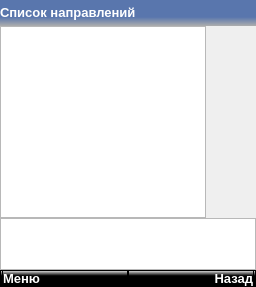
      <widget class="QWidget" name="direction_list_page">
       <layout class="QVBoxLayout" name="verticalLayout_14">
        <property name="spacing">
         <number>0</number>
        </property>
        <property name="sizeConstraint">
         <enum>QLayout::SetMaximumSize</enum>
        </property>
        <property name="leftMargin">
         <number>0</number>
        </property>
        <property name="topMargin">
         <number>0</number>
        </property>
        <property name="rightMargin">
         <number>0</number>
        </property>
        <property name="bottomMargin">
         <number>0</number>
        </property>
        <item>
         <layout class="QVBoxLayout" name="verticalLayout_24">
          <property name="spacing">
           <number>0</number>
          </property>
          <item>
           <widget class="QWidget" name="horizontalWidget" native="true">
            <property name="styleSheet">
             <string notr="true">background: qlineargradient(spread:pad, x1:0, y1:0, x2:0, y2:1, stop:0.659091 rgba(89, 118, 173, 255), stop:1 rgba(173, 173, 173, 255));</string>
            </property>
            <layout class="QHBoxLayout" name="horizontalLayout_28">
             <property name="spacing">
              <number>0</number>
             </property>
             <property name="leftMargin">
              <number>0</number>
             </property>
             <property name="topMargin">
              <number>1</number>
             </property>
             <property name="rightMargin">
              <number>0</number>
             </property>
             <property name="bottomMargin">
              <number>1</number>
             </property>
             <item>
              <widget class="QLabel" name="label_9">
               <property name="sizePolicy">
                <sizepolicy hsizetype="Preferred" vsizetype="Fixed">
                 <horstretch>0</horstretch>
                 <verstretch>0</verstretch>
                </sizepolicy>
               </property>
               <property name="sizeIncrement">
                <size>
                 <width>0</width>
                 <height>0</height>
                </size>
               </property>
               <property name="baseSize">
                <size>
                 <width>0</width>
                 <height>0</height>
                </size>
               </property>
               <property name="font">
                <font>
                 <pointsize>10</pointsize>
                 <weight>75</weight>
                 <bold>true</bold>
                </font>
               </property>
               <property name="styleSheet">
                <string notr="true">color: rgb(255, 255, 255);
background: none;</string>
               </property>
               <property name="text">
                <string>Список направлений</string>
               </property>
               <property name="scaledContents">
                <bool>false</bool>
               </property>
              </widget>
             </item>
             <item>
              <widget class="QLabel" name="bat_6">
               <property name="sizePolicy">
                <sizepolicy hsizetype="Fixed" vsizetype="Fixed">
                 <horstretch>0</horstretch>
                 <verstretch>0</verstretch>
                </sizepolicy>
               </property>
               <property name="minimumSize">
                <size>
                 <width>24</width>
                 <height>24</height>
                </size>
               </property>
               <property name="maximumSize">
                <size>
                 <width>24</width>
                 <height>24</height>
                </size>
               </property>
               <property name="layoutDirection">
                <enum>Qt::LeftToRight</enum>
               </property>
               <property name="styleSheet">
                <string notr="true">border-image: url(:/resources/battery64.png);
background: none;</string>
               </property>
               <property name="text">
                <string/>
               </property>
               <property name="alignment">
                <set>Qt::AlignRight|Qt::AlignTrailing|Qt::AlignVCenter</set>
               </property>
               <property name="margin">
                <number>0</number>
               </property>
              </widget>
             </item>
            </layout>
           </widget>
          </item>
          <item>
           <widget class="QListWidget" name="direction_list">
            <property name="sizePolicy">
             <sizepolicy hsizetype="Expanding" vsizetype="Expanding">
              <horstretch>0</horstretch>
              <verstretch>0</verstretch>
             </sizepolicy>
            </property>
            <property name="minimumSize">
             <size>
              <width>0</width>
              <height>0</height>
             </size>
            </property>
            <property name="maximumSize">
             <size>
              <width>206</width>
              <height>16777215</height>
             </size>
            </property>
            <property name="font">
             <font>
              <weight>75</weight>
              <bold>true</bold>
             </font>
            </property>
            <property name="styleSheet">
             <string notr="true">QListView {
    show-decoration-selected: 1; /* make the selection span the entire width of the view */
}

QListView::item:selected:!active {
    background: qlineargradient(x1: 0, y1: 0, x2: 0, y2: 1,
                                stop: 0 #385282, stop: 1 #7597D9);
	color: #FFFFFF;
}
</string>
            </property>
           </widget>
          </item>
          <item>
           <widget class="QWidget" name="direction_popup_menu" native="true">
            <property name="minimumSize">
             <size>
              <width>0</width>
              <height>0</height>
             </size>
            </property>
            <layout class="QVBoxLayout" name="verticalLayout_13">
             <property name="spacing">
              <number>0</number>
             </property>
             <property name="leftMargin">
              <number>0</number>
             </property>
             <property name="topMargin">
              <number>0</number>
             </property>
             <property name="rightMargin">
              <number>0</number>
             </property>
             <property name="bottomMargin">
              <number>0</number>
             </property>
             <item>
              <widget class="QListWidget" name="direction_popup_menu_list">
               <property name="sizePolicy">
                <sizepolicy hsizetype="Expanding" vsizetype="Maximum">
                 <horstretch>0</horstretch>
                 <verstretch>0</verstretch>
                </sizepolicy>
               </property>
               <property name="maximumSize">
                <size>
                 <width>16777215</width>
                 <height>52</height>
                </size>
               </property>
               <property name="styleSheet">
                <string notr="true">QListView {
    show-decoration-selected: 1; /* make the selection span the entire width of the view */
}

QListView::item:selected:!active {
    background: qlineargradient(x1: 0, y1: 0, x2: 0, y2: 1,
                                stop: 0 #385282, stop: 1 #7597D9);
	color: #FFFFFF;
}
</string>
               </property>
              </widget>
             </item>
            </layout>
           </widget>
          </item>
          <item>
           <widget class="QWidget" name="horizontalWidget_8" native="true">
            <property name="sizePolicy">
             <sizepolicy hsizetype="Preferred" vsizetype="Fixed">
              <horstretch>0</horstretch>
              <verstretch>0</verstretch>
             </sizepolicy>
            </property>
            <property name="styleSheet">
             <string notr="true">QWidget {
		background: qlineargradient(spread:pad, x1:0, y1:1, x2:0, y2:0, stop:0.659091 rgba(0, 0, 0, 255), stop:1 rgba(255, 255, 255, 255));
border: 1px solid black;
}
QLabel {
	color: rgb(255, 255, 255)
}</string>
            </property>
            <layout class="QHBoxLayout" name="horizontalLayout_7">
             <property name="spacing">
              <number>0</number>
             </property>
             <property name="leftMargin">
              <number>2</number>
             </property>
             <property name="topMargin">
              <number>0</number>
             </property>
             <property name="rightMargin">
              <number>2</number>
             </property>
             <property name="bottomMargin">
              <number>0</number>
             </property>
             <item>
              <widget class="QPushButton" name="direction_list_left">
               <property name="font">
                <font>
                 <pointsize>10</pointsize>
                 <weight>75</weight>
                 <bold>true</bold>
                </font>
               </property>
               <property name="styleSheet">
                <string notr="true">color: rgb(255, 255, 255);
text-align:left;</string>
               </property>
               <property name="text">
                <string>Меню</string>
               </property>
              </widget>
             </item>
             <item>
              <widget class="QPushButton" name="direction_list_right">
               <property name="font">
                <font>
                 <pointsize>10</pointsize>
                 <weight>75</weight>
                 <bold>true</bold>
                </font>
               </property>
               <property name="layoutDirection">
                <enum>Qt::LeftToRight</enum>
               </property>
               <property name="autoFillBackground">
                <bool>false</bool>
               </property>
               <property name="styleSheet">
                <string notr="true">color: rgb(255, 255, 255);
text-align:right;</string>
               </property>
               <property name="text">
                <string>Назад</string>
               </property>
               <property name="autoDefault">
                <bool>false</bool>
               </property>
               <property name="default">
                <bool>false</bool>
               </property>
               <property name="flat">
                <bool>false</bool>
               </property>
              </widget>
             </item>
            </layout>
           </widget>
          </item>
         </layout>
        </item>
       </layout>
      </widget>
